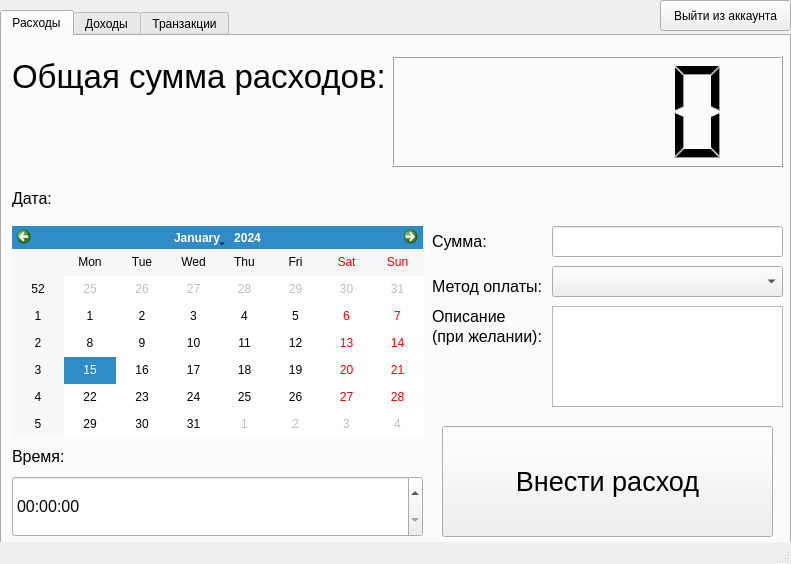
<?xml version="1.0" encoding="UTF-8"?>
<ui version="4.0">
 <class>MainWindow</class>
 <widget class="QMainWindow" name="MainWindow">
  <property name="geometry">
   <rect>
    <x>0</x>
    <y>0</y>
    <width>791</width>
    <height>564</height>
   </rect>
  </property>
  <property name="windowTitle">
   <string>MainWindow</string>
  </property>
  <widget class="QWidget" name="centralwidget">
   <widget class="QTabWidget" name="tabWidget">
    <property name="geometry">
     <rect>
      <x>0</x>
      <y>10</y>
      <width>791</width>
      <height>541</height>
     </rect>
    </property>
    <property name="currentIndex">
     <number>0</number>
    </property>
    <widget class="QWidget" name="expenses">
     <attribute name="title">
      <string>Расходы</string>
     </attribute>
     <widget class="QLCDNumber" name="expenses_sum">
      <property name="geometry">
       <rect>
        <x>390</x>
        <y>20</y>
        <width>391</width>
        <height>111</height>
       </rect>
      </property>
     </widget>
     <widget class="QLabel" name="label">
      <property name="geometry">
       <rect>
        <x>10</x>
        <y>10</y>
        <width>371</width>
        <height>61</height>
       </rect>
      </property>
      <property name="font">
       <font>
        <pointsize>25</pointsize>
       </font>
      </property>
      <property name="text">
       <string>Общая сумма расходов:</string>
      </property>
     </widget>
     <widget class="QCalendarWidget" name="spending_date">
      <property name="geometry">
       <rect>
        <x>10</x>
        <y>190</y>
        <width>411</width>
        <height>211</height>
       </rect>
      </property>
     </widget>
     <widget class="QLabel" name="label_7">
      <property name="geometry">
       <rect>
        <x>430</x>
        <y>240</y>
        <width>121</width>
        <height>21</height>
       </rect>
      </property>
      <property name="font">
       <font>
        <pointsize>12</pointsize>
       </font>
      </property>
      <property name="text">
       <string>Метод оплаты:</string>
      </property>
     </widget>
     <widget class="QComboBox" name="payment_method">
      <property name="geometry">
       <rect>
        <x>550</x>
        <y>230</y>
        <width>231</width>
        <height>31</height>
       </rect>
      </property>
      <property name="font">
       <font>
        <pointsize>12</pointsize>
       </font>
      </property>
     </widget>
     <widget class="QLabel" name="label_8">
      <property name="geometry">
       <rect>
        <x>430</x>
        <y>190</y>
        <width>121</width>
        <height>31</height>
       </rect>
      </property>
      <property name="font">
       <font>
        <pointsize>12</pointsize>
       </font>
      </property>
      <property name="text">
       <string>Сумма:</string>
      </property>
     </widget>
     <widget class="QLineEdit" name="spending_sum">
      <property name="geometry">
       <rect>
        <x>550</x>
        <y>190</y>
        <width>231</width>
        <height>31</height>
       </rect>
      </property>
     </widget>
     <widget class="QTextEdit" name="spending_description">
      <property name="geometry">
       <rect>
        <x>550</x>
        <y>270</y>
        <width>231</width>
        <height>101</height>
       </rect>
      </property>
     </widget>
     <widget class="QLabel" name="label_9">
      <property name="geometry">
       <rect>
        <x>430</x>
        <y>290</y>
        <width>121</width>
        <height>21</height>
       </rect>
      </property>
      <property name="font">
       <font>
        <pointsize>12</pointsize>
       </font>
      </property>
      <property name="text">
       <string>(при желании):</string>
      </property>
     </widget>
     <widget class="QLabel" name="label_10">
      <property name="geometry">
       <rect>
        <x>430</x>
        <y>270</y>
        <width>101</width>
        <height>21</height>
       </rect>
      </property>
      <property name="font">
       <font>
        <pointsize>12</pointsize>
       </font>
      </property>
      <property name="text">
       <string>Описание</string>
      </property>
     </widget>
     <widget class="QTimeEdit" name="spending_time">
      <property name="geometry">
       <rect>
        <x>10</x>
        <y>440</y>
        <width>411</width>
        <height>61</height>
       </rect>
      </property>
      <property name="font">
       <font>
        <pointsize>12</pointsize>
       </font>
      </property>
     </widget>
     <widget class="QLabel" name="label_11">
      <property name="geometry">
       <rect>
        <x>10</x>
        <y>152</y>
        <width>141</width>
        <height>21</height>
       </rect>
      </property>
      <property name="font">
       <font>
        <pointsize>12</pointsize>
       </font>
      </property>
      <property name="text">
       <string>Дата:</string>
      </property>
     </widget>
     <widget class="QLabel" name="label_12">
      <property name="geometry">
       <rect>
        <x>10</x>
        <y>410</y>
        <width>101</width>
        <height>21</height>
       </rect>
      </property>
      <property name="font">
       <font>
        <pointsize>12</pointsize>
       </font>
      </property>
      <property name="text">
       <string>Время:</string>
      </property>
     </widget>
     <widget class="QPushButton" name="making_expense_btn">
      <property name="geometry">
       <rect>
        <x>440</x>
        <y>390</y>
        <width>331</width>
        <height>111</height>
       </rect>
      </property>
      <property name="font">
       <font>
        <pointsize>20</pointsize>
       </font>
      </property>
      <property name="text">
       <string>Внести расход</string>
      </property>
     </widget>
    </widget>
    <widget class="QWidget" name="income">
     <attribute name="title">
      <string>Доходы</string>
     </attribute>
     <widget class="QLCDNumber" name="income_sum">
      <property name="geometry">
       <rect>
        <x>380</x>
        <y>10</y>
        <width>391</width>
        <height>131</height>
       </rect>
      </property>
     </widget>
     <widget class="QLabel" name="label_3">
      <property name="geometry">
       <rect>
        <x>20</x>
        <y>0</y>
        <width>361</width>
        <height>81</height>
       </rect>
      </property>
      <property name="font">
       <font>
        <pointsize>25</pointsize>
       </font>
      </property>
      <property name="text">
       <string>Общая сумма доходов:</string>
      </property>
     </widget>
     <widget class="QPushButton" name="making_income_btn">
      <property name="geometry">
       <rect>
        <x>10</x>
        <y>400</y>
        <width>761</width>
        <height>101</height>
       </rect>
      </property>
      <property name="font">
       <font>
        <pointsize>20</pointsize>
       </font>
      </property>
      <property name="text">
       <string>Внести доход</string>
      </property>
     </widget>
     <widget class="QCalendarWidget" name="income_date">
      <property name="geometry">
       <rect>
        <x>20</x>
        <y>190</y>
        <width>351</width>
        <height>191</height>
       </rect>
      </property>
     </widget>
     <widget class="QLineEdit" name="sum_of_income">
      <property name="geometry">
       <rect>
        <x>510</x>
        <y>180</y>
        <width>261</width>
        <height>31</height>
       </rect>
      </property>
     </widget>
     <widget class="QLabel" name="label_4">
      <property name="geometry">
       <rect>
        <x>390</x>
        <y>180</y>
        <width>121</width>
        <height>31</height>
       </rect>
      </property>
      <property name="font">
       <font>
        <pointsize>12</pointsize>
       </font>
      </property>
      <property name="text">
       <string>Сумма:</string>
      </property>
     </widget>
     <widget class="QLabel" name="label_5">
      <property name="geometry">
       <rect>
        <x>390</x>
        <y>230</y>
        <width>121</width>
        <height>21</height>
       </rect>
      </property>
      <property name="font">
       <font>
        <pointsize>12</pointsize>
       </font>
      </property>
      <property name="text">
       <string>Описание</string>
      </property>
     </widget>
     <widget class="QLabel" name="label_6">
      <property name="geometry">
       <rect>
        <x>390</x>
        <y>250</y>
        <width>121</width>
        <height>21</height>
       </rect>
      </property>
      <property name="font">
       <font>
        <pointsize>12</pointsize>
       </font>
      </property>
      <property name="text">
       <string>(при желании):</string>
      </property>
     </widget>
     <widget class="QTextEdit" name="income_description">
      <property name="geometry">
       <rect>
        <x>510</x>
        <y>230</y>
        <width>261</width>
        <height>151</height>
       </rect>
      </property>
     </widget>
     <widget class="QLabel" name="label_2">
      <property name="geometry">
       <rect>
        <x>20</x>
        <y>160</y>
        <width>121</width>
        <height>21</height>
       </rect>
      </property>
      <property name="font">
       <font>
        <pointsize>12</pointsize>
       </font>
      </property>
      <property name="text">
       <string>Дата:</string>
      </property>
     </widget>
    </widget>
    <widget class="QWidget" name="transactions">
     <attribute name="title">
      <string>Транзакции</string>
     </attribute>
     <widget class="QTableWidget" name="transactions_table">
      <property name="geometry">
       <rect>
        <x>10</x>
        <y>30</y>
        <width>771</width>
        <height>481</height>
       </rect>
      </property>
     </widget>
     <widget class="QPushButton" name="clear_history_btn">
      <property name="geometry">
       <rect>
        <x>660</x>
        <y>0</y>
        <width>121</width>
        <height>31</height>
       </rect>
      </property>
      <property name="text">
       <string>Очистить историю</string>
      </property>
     </widget>
    </widget>
   </widget>
   <widget class="QToolButton" name="exit">
    <property name="geometry">
     <rect>
      <x>660</x>
      <y>0</y>
      <width>131</width>
      <height>31</height>
     </rect>
    </property>
    <property name="text">
     <string>Выйти из аккаунта</string>
    </property>
   </widget>
  </widget>
  <widget class="QStatusBar" name="statusbar"/>
 </widget>
 <resources/>
 <connections/>
</ui>
